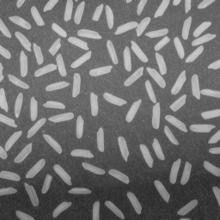
#> input picture CountRice/rice.jpg, 220 x 220 px
$ python CountRice-example.py
#> lines starting #> are read from the running program, lines starting #| are printed output that depends on the picture; after the words box and inside, x2 and y2 are one past the last pixel; in counts of white or black regions, pixels touching at a corner belong together; long printed decimals are rounded
# -*- coding: utf-8 -*-
"""
Created on Mon Mar  9 23:18:16 2020

@author: Administrator
"""

import cv2
import os
import tkinter
from tkinter import filedialog

root=tkinter.Tk()
default_dir = r"C:\Users\Administrator\ImageProcess\CountRice"
file_path = filedialog.askopenfilename(title=u'选择图片', initialdir=(os.path.expanduser(default_dir)))
#> the answer given: rice.jpg
if file_path == None:
    exit()

image=cv2.imread(file_path)
#> image is the input picture: shape (220, 220, 3); min 33, max 214, mean 111.2
img=cv2.cvtColor(image,cv2.COLOR_BGR2GRAY)

#构造模板，10次腐蚀，10次膨胀，得到背景
kernel=cv2.getStructuringElement(cv2.MORPH_RECT,(3,3))#ELLIPSE
erosion=cv2.erode(img,kernel,iterations=10)
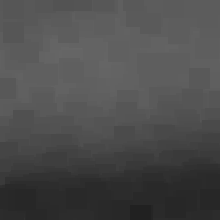
#> erosion: shape (220, 220); min 33, max 104, mean 75.9
dilation=cv2.dilate(erosion,kernel,iterations=10)
#原图减去背景得到米粒形状      为什么要减去背景，为了分离出前景，突出分割目标
backImg=dilation
rice=cv2.subtract(img,backImg)
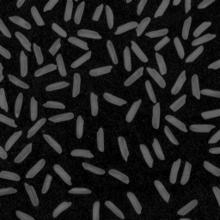
#> rice: shape (220, 220); min 0, max 116, mean 30.4
cv2.imshow("rice",rice)


#二值化
th1 , ret1 = cv2.threshold(rice,0,255,cv2.THRESH_BINARY+cv2.THRESH_OTSU)#
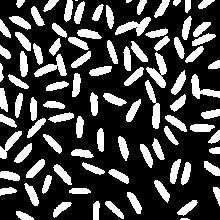
#> ret1: shape (220, 220); 27.3% white; 95 white regions (3 under 20 px)
#> th1 = 46
cv2.imshow(" ret1", ret1)

#轮廓检测，并对轮廓描黑，目的是分离米粒，增大间隔
contours,hierarchy=cv2.findContours(ret1, cv2.RETR_EXTERNAL,cv2.CHAIN_APPROX_NONE)
#> contours = 95 contours, 3 with area under 20; largest, box (x1, y1, x2, y2) and area: (146, 52, 167, 88) 280, (115, 17, 151, 36) 262, (34, 54, 67, 77) 250, (145, 80, 160, 129) 248, (191, 74, 220, 99) 236


#遍历得到最大面积的米粒
maxC=-1
maxS=-1
for cnt in contours:
    tempS=cv2.contourArea(cnt)
    if   tempS<30:
        continue
    if  maxS<tempS and tempS<170: #米粒的面积:(30,170)
        maxS=tempS
        maxC=tempC=cv2.arcLength(cnt,True)
        contour=cnt  #记录最大米粒的轮廓
    cv2.drawContours(ret1, [cnt], -1, (0, 0, 0), 2)
#> this loop made 95 passes
#> (tempS, maxS, maxC, tempC) on passes 2, 3, 6, 7, 11, 12, 16, 21: (80.5, 80.5, 43.56, 43.56), (116.5, 116.5, 53.7, 53.7), (128.5, 128.5, 54.18, 54.18), (135.5, 135.5, 57.7, 57.7), (138.5, 138.5, 59.7, 59.7), (139.5, 139.5, 58.18, 58.18), (147, 147, 59.6, 59.6), (150.5, 150.5, 56.18, 56.18)
#> tempS on passes 1, 4, 5, 8, 9, 10: 7, 113, 90.5, 90.5, 60, 78.5
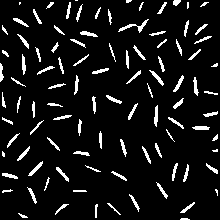
#> ret1: shape (220, 220); 8.1% white in thin lines or dots
#> after the loop, contour = contour of 45 points, box (x1, y1, x2, y2) (26, 159, 45, 178), area 150; maxC = 56.18; maxS = 150.5; tempC = 56.18
cv2.imshow(" ret1-b", ret1)
#
#ret1=cv2.GaussianBlur(ret1,(3,3),2)
#ret1=cv2.erode(ret1,kernel,iterations=1)
#cv2.imshow(" ret1-c", ret1)


#提取缩小的米粒二值图像的轮廓，用粉红描绘
contours,hierarchy=cv2.findContours(ret1, cv2.RETR_EXTERNAL,cv2.CHAIN_APPROX_NONE)
#> contours = 100 contours, 35 with area under 20; largest, box (x1, y1, x2, y2) and area: (118, 19, 149, 33) 67, (28, 161, 43, 176) 48, (149, 70, 164, 86) 46, (173, 75, 184, 92) 43, (154, 105, 158, 127) 42
for cnt in contours:
    cv2.drawContours(image, [cnt], -1, (255, 0, 255), 2)
#> this loop made 100 passes
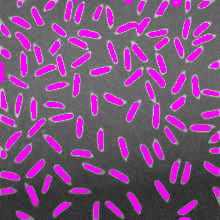
#> image: shape (220, 220, 3); 17.39% of pixels changed, all inside (x1, y1, x2, y2) = (0, 0, 219, 220)

#在img中画出最大面积米粒
cv2.drawContours(image,[contour],-1,(255,0,0),1)
#> image: shape (220, 220, 3); 0.09% of pixels changed, all inside (x1, y1, x2, y2) = (26, 159, 45, 178)
cv2.imshow('image',image)
print(len(contours))
#| 100
print('面积最大：',maxS)
#| 面积最大： 150.5
print('对应米粒周长：',maxC)
#| 对应米粒周长： 56.184
cv2.waitKey(0)

root.destroy()
